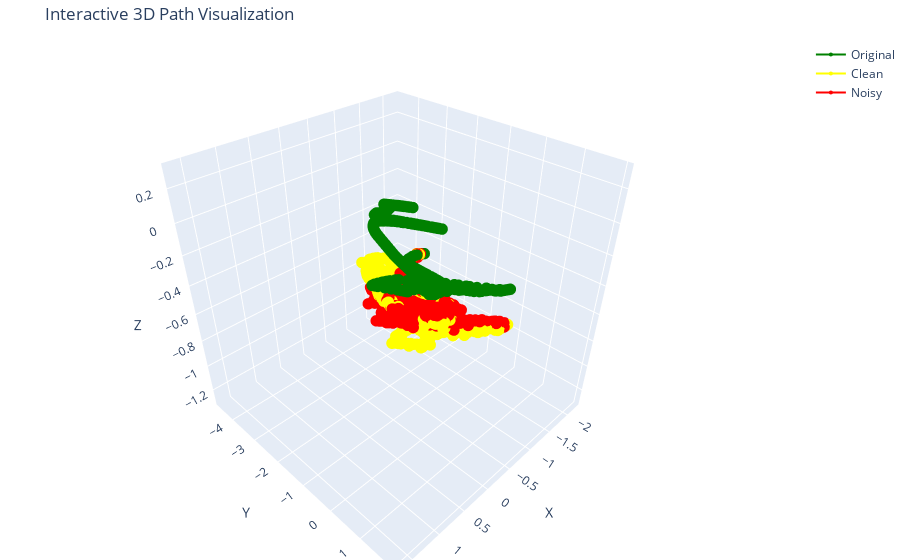

Notebook source saved alongside this figure:
### Markdown cell above
## Visualización

### Code cell
# Create 3D scatter lines
fig = go.Figure()

# Adding Original Path to figure
fig.add_trace(go.Scatter3d(
    x=original_path[:,0], y=original_path[:,1], z=original_path[:,2],
    mode='lines+markers', marker=dict(size=4, color='green'),
    name="Original"
))

# Adding Calculated Path to figure
fig.add_trace(go.Scatter3d(
    x=clean_path[:,0], y=clean_path[:,1], z=clean_path[:,2],
    mode='lines+markers', marker=dict(size=4, color='yellow'),
    name="Clean"
))

# Adding Calculated Path to figure
fig.add_trace(go.Scatter3d(
    x=noisy_path[:,0], y=noisy_path[:,1], z=noisy_path[:,2],
    mode='lines+markers', marker=dict(size=4, color='red'),
    name="Noisy"
))

# Labels & Layout
fig.update_layout(
    title="Interactive 3D Path Visualization",
    scene=dict(
        xaxis_title="X",
        yaxis_title="Y",
        zaxis_title="Z"
    ),
    margin=dict(l=0, r=0, b=0, t=40)
)

# Show the figure
fig.show()

### Figure 1 — Plotly figure (JSON) as saved in the notebook; plotly's stock layout.template omitted (floating-point values rounded to 4 significant figures; data arrays with more than 128 entries replaced by an {"elided": "..."} marker saying what was removed)
{"data": [{"marker": {"color": "green", "size": 4}, "mode": "lines+markers", "name": "Original", "type": "scatter3d", "x": {"elided": "986 float values"}, "y": {"elided": "986 float values"}, "z": {"elided": "986 float values"}}, {"marker": {"color": "yellow", "size": 4}, "mode": "lines+markers", "name": "Clean", "type": "scatter3d", "x": {"elided": "986 float values"}, "y": {"elided": "986 float values"}, "z": {"elided": "986 float values"}}, {"marker": {"color": "red", "size": 4}, "mode": "lines+markers", "name": "Noisy", "type": "scatter3d", "x": {"elided": "986 float values"}, "y": {"elided": "986 float values"}, "z": {"elided": "986 float values"}}], "layout": {"margin": {"b": 0, "l": 0, "r": 0, "t": 40}, "scene": {"xaxis": {"title": {"text": "X"}}, "yaxis": {"title": {"text": "Y"}}, "zaxis": {"title": {"text": "Z"}}}, "title": {"text": "Interactive 3D Path Visualization"}}}
